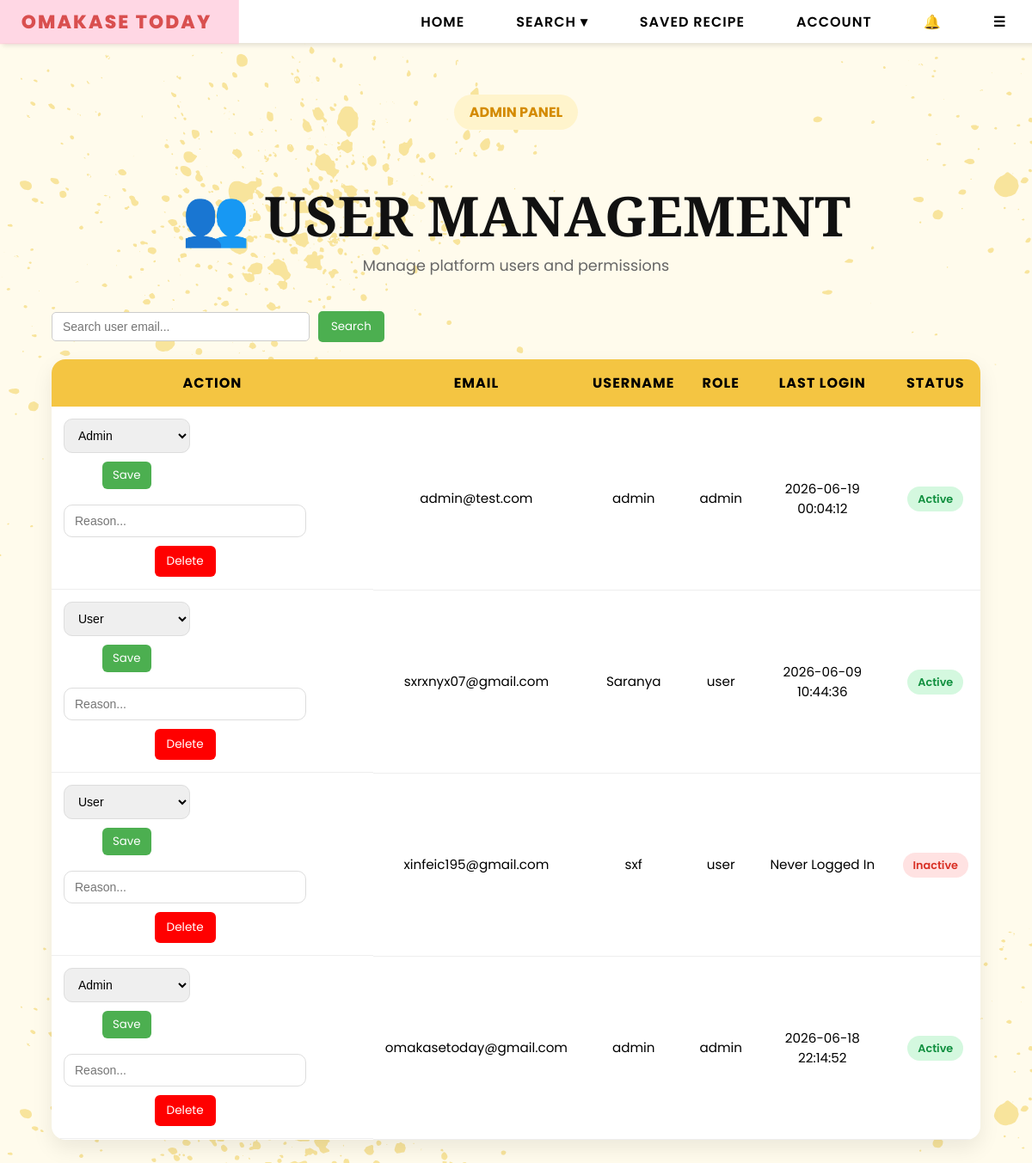
Before: /admin/users (signed in) with the older database file.
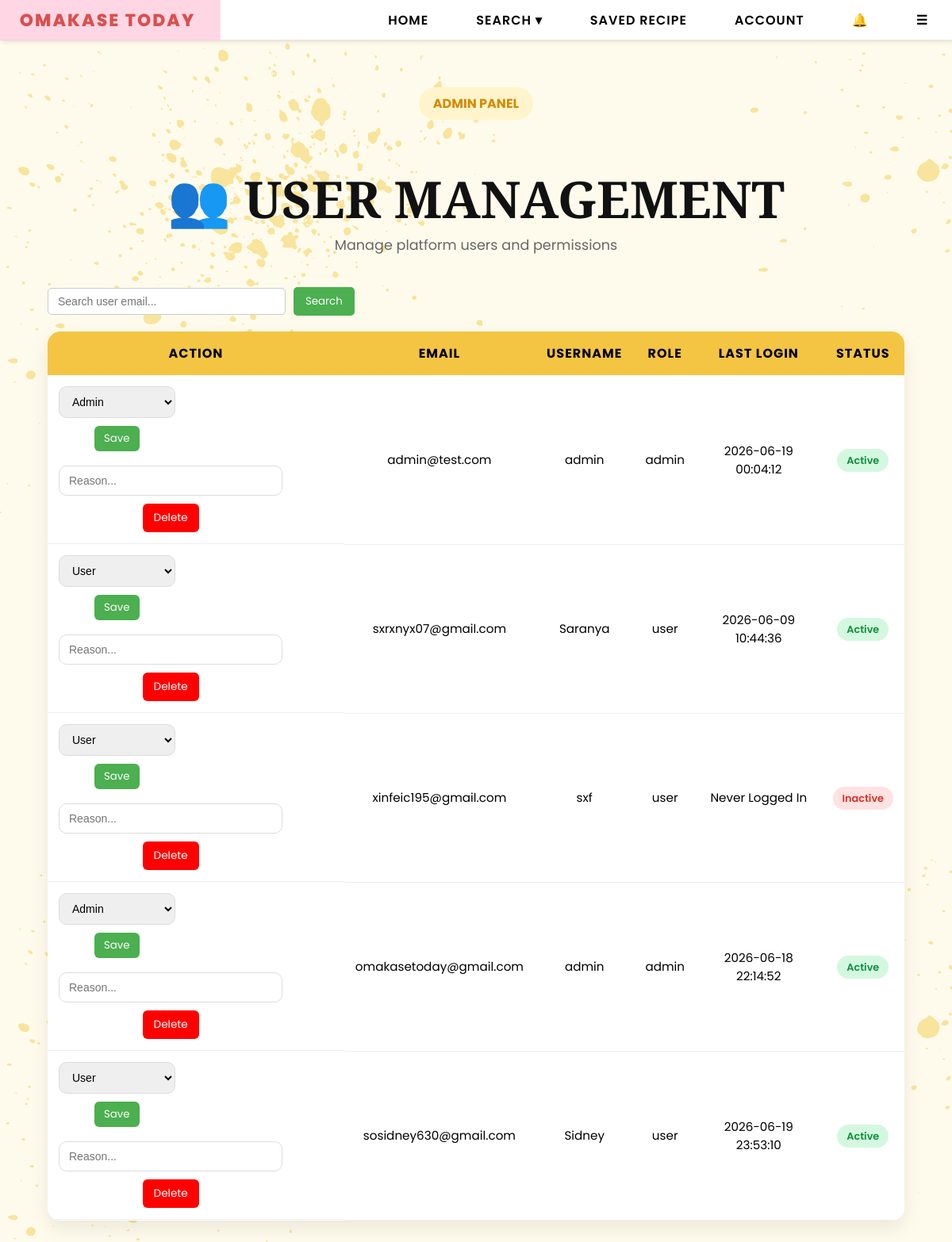
After: the same page with the newer database file.
### tables this page shows
CREATE TABLE users (
        email TEXT PRIMARY KEY,
        username TEXT,
        password TEXT,
        bio TEXT,
        profile_pic TEXT,
        role TEXT DEFAULT 'user'
    , reset_token TEXT, reset_used INTEGER DEFAULT 0, reset_viewed INTEGER DEFAULT 0, last_login TEXT);

### app.py (the view)
@app.route("/admin/users")
def admin_users():
    if session.get("role") != "admin":
        return "403 Forbidden"
    conn = sqlite3.connect(DB_PATH)
    c = conn.cursor()
    c.execute("""
        SELECT email,
            username,
            role,
            last_login
        FROM users
    """)
    users = c.fetchall()
    conn.close()
    six_months_ago = (
            datetime.now() - timedelta(days=180)
        )
    processed_users = []
    for user in users:
        status = "Inactive"
        if user[3]:
            try:
                last_login = datetime.strptime(
                    user[3],
                    "%Y-%m-%d %H:%M:%S"
                )
                if last_login > six_months_ago:
                    status = "Active"
            except:
                status = "Inactive"
        processed_users.append(
            (
                user[0],  # email
                user[1],  # username
                user[2],  # role
                user[3],  # last_login
                status    # active/inactive
            )
        )
    return render_template(
        "admin_users.html",
        users=processed_users
    )

### templates/admin_users.html (shortened to what this page needs)
{% extends "base.html" %}
{% block content %}
<div class="admin-users-wrapper">
    <div class="page-hero">
        <span class="hero-tag">
            ADMIN PANEL
        </span>
        <h1 class="page-title">
            👥 USER MANAGEMENT
        </h1>
        <p class="page-subtitle">
            Manage platform users and permissions
        </p>
    </div>
    <div class="admin-controls">
        <input type="text" id="userSearch" class="search-input"
            placeholder="Search user email...">
        <button onclick="filterUsers()" class="search-btn">
            Search
        </button>
    </div>
    <table class="users-table">
        <thead>
            <tr>
                <th>ACTION</th>
                <th>EMAIL</th>
                <th>USERNAME</th>
                <th>ROLE</th>
                <th>LAST LOGIN</th>
                <th>STATUS</th>
            </tr>
        </thead>
        <tbody id="userBody">
            {% for u in users %}
            <tr>
                <td style="display:flex; gap:8px; flex-wrap:wrap;">
                    <form action="/admin/users/update/{{ u[0] }}" method="POST">
                        <select name="role">
                            <option value="user" {% if u[2]=='user' %}selected{% endif %}>User</option>
                            <option value="admin" {% if u[2]=='admin' %}selected{% endif %}>Admin</option>
                        </select>
                        <button type="submit" class="update-btn">Save</button>
                    </form>
                    <form action="/admin/delete/{{ u[0] }}" method="POST"
                          onsubmit="return confirmDelete(this)">
                        <input type="text" name="reason"
                               placeholder="Reason..."
                               required
                               class="reason-input">
                        <button type="submit" class="delete-btn">
                            Delete
                        </button>
                    </form>
                </td>
                <td>{{ u[0] }}</td>
                <td>{{ u[1] }}</td>
                <td>{{ u[2] }}</td>
                <td>
                    {% if u[3] %}
                        {{ u[3] }}
                    {% else %}
                        Never Logged In
                    {% endif %}
                </td>
                <td>
                    <span class="
                        status-badge
                        {% if u[4] == 'Active' %}
                            active-status
                        {% else %}
                            inactive-status
                        {% endif %}
                    ">
                        {{ u[4] }}
                    </span>
                </td>
            </tr>
            {% endfor %}
        </tbody>
    </table>
</div>
{% endblock %}

### templates/base.html (shortened to what this page needs)
<!DOCTYPE html>
<html lang="en">
<head>
    <link rel="stylesheet" href="{{ url_for('static', filename='css/style.css') }}">
</head>
<body>
<nav>
    <ul>
        <li><a href="{{ url_for('home') }}">Omakase Today</a></li>
        <li class="hideOnMobile"><a href="{{ url_for('home') }}">HOME</a></li>
        <li class="hideOnMobile dropdown">
            <a href="javascript:void(0)" class="dropbtn">SEARCH ▾</a>
        </li>
        <li class="hideOnMobile"><a href="{{ url_for('saved_recipes') }}">SAVED RECIPE</a></li>
        <li class="hideOnMobile"><a href="{{ url_for('profile') }}">ACCOUNT</a></li>
        <li class="notif-wrapper">
            <a href="#" class="notif-icon" onclick="toggleNotif(event)">
                🔔
            </a>
        </li>
        <li class="menu-button" onclick=showSidebar()><a href="#">☰</a></li>
    </ul>
</nav>
{% block content %}{% endblock %}
</body>
</html>

Changed rows visible on the page:
added users: role "User", email "sosidney630@gmail.com", username "Sidney", role "user", last_login "2026-06-19 23:53:10", u "Active"
